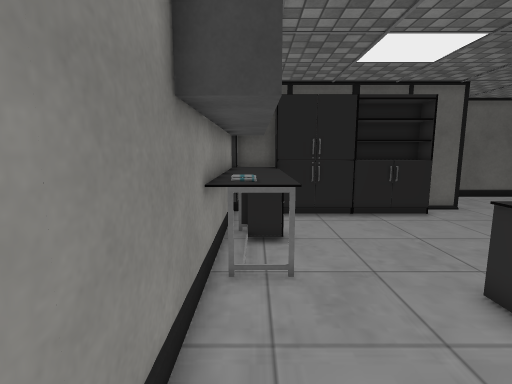
view 1 (above)

16 first-person views from a walk through a 3-D level made in the Unity game engine. The camera is 1.5 m above the floor, tilts 8° down and sees 85° across. The floor is counted in squares, 0.5 m on a side. Each view is taken from the middle of a square. On the plan, view 1 faces up. The plan holds only what a view shows up to about 20 squares ahead; the rest is blank. The place goes on beyond the plan. The player character is not drawn. Door leaves are left out, so doorways stand open. Some surface patterns are stand-ins.

view 2
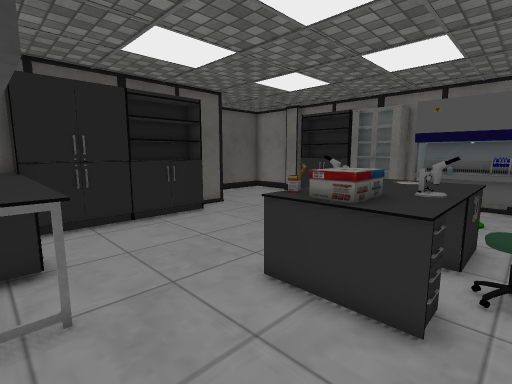

view 3
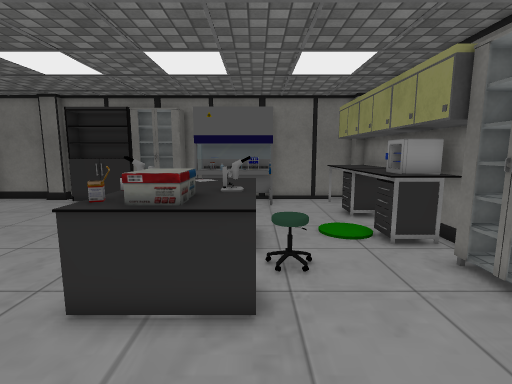

view 4
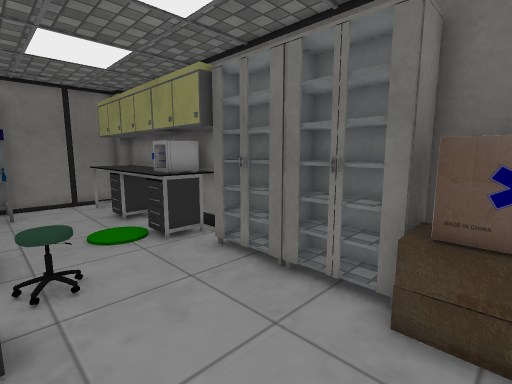

view 5
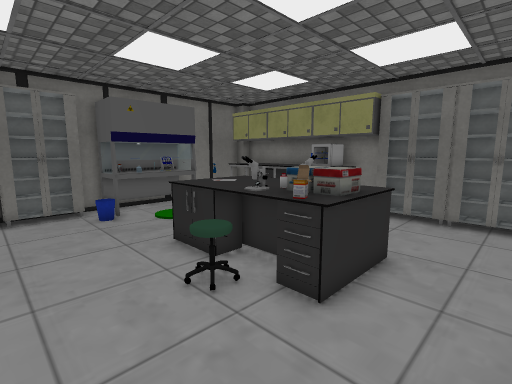

view 6
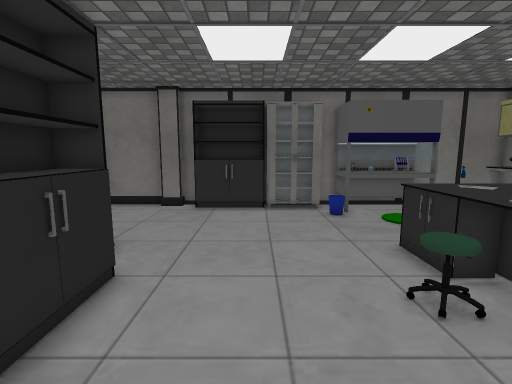

view 7
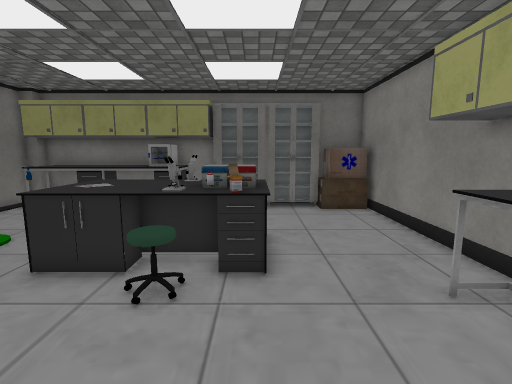

view 8
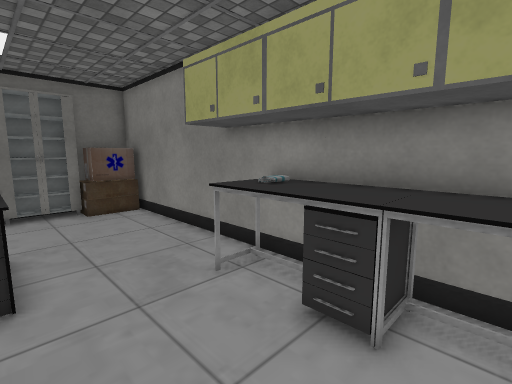

view 9
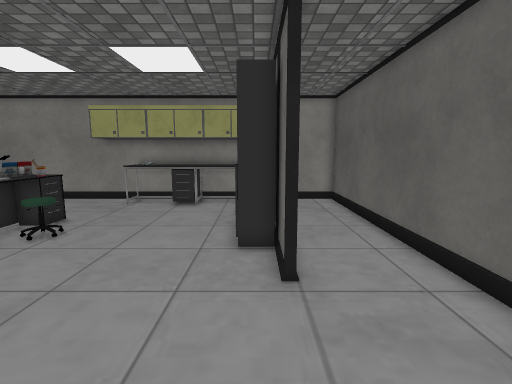

view 10
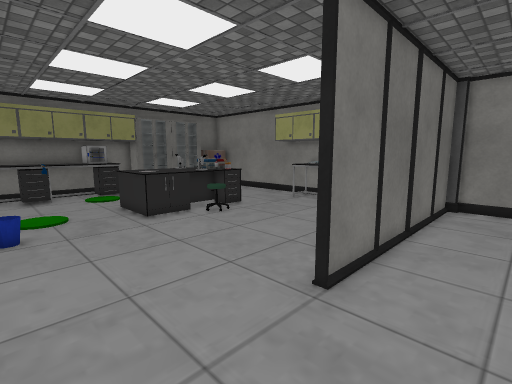

view 11
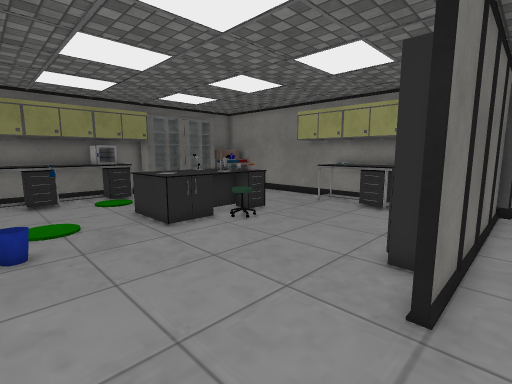

view 12
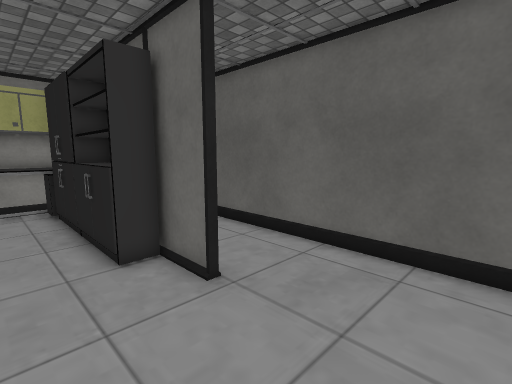

view 13
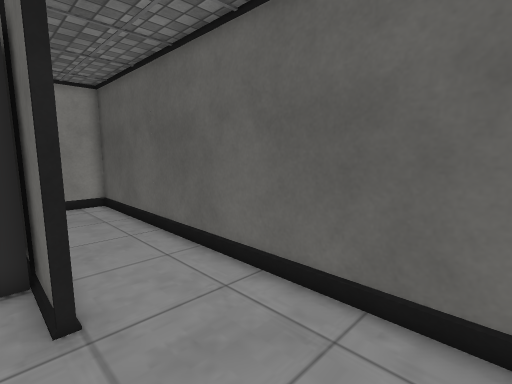

view 14
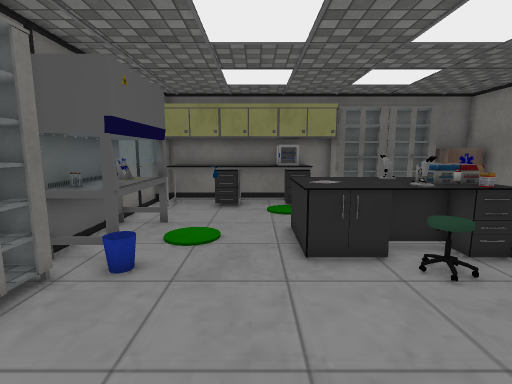

view 15
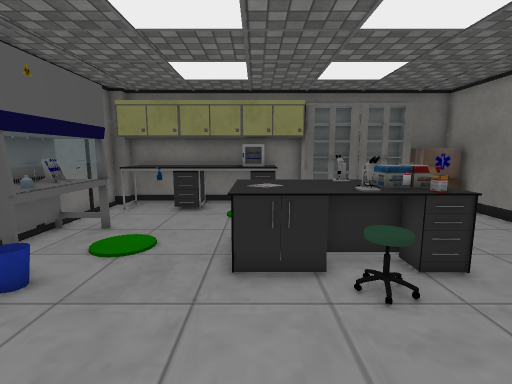

view 16
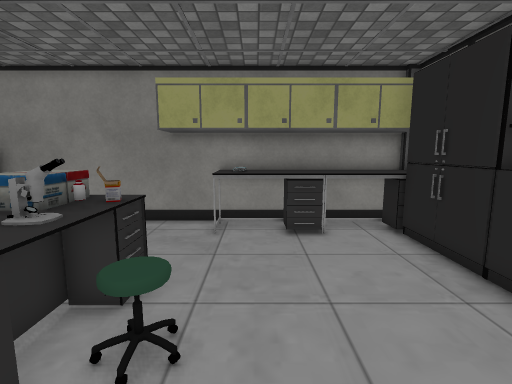

### Floor plan
Ten units are one square. View 1 is at (0, 0); x grows to the right and y downward. Boxes are objects, and circles mark ways between rooms. Rooms are numbered by the first view taken in them; rooms with no view inside come last. Other rooms are left out.
<svg viewBox="-20 -195 210 265">
<path fill="none" stroke="#000" d="M158 -10 158 -55 182 -55M95 35 95 30 106 30M75 47 86 47M109 -147 60 -147M-12 -66 -12 47 15 47M164 47 175 47M11 -147 -10 -147M182 -135 182 -142M182 43 182 -11M-10 -149 109 -149M176 -190 -12 -190 -12 -153M182 -155 182 -189M158 -12 178 -12 178 -55M182 -11 182 -45"/>
<rect x="-15" y="-105" width="30" height="50" fill="#bbb"><title>other object</title></rect>
<rect x="-15" y="-145" width="30" height="40" fill="#bbb"><title>other object</title></rect>
<rect x="-5" y="35" width="10" height="10" fill="#bbb"><title>other object</title></rect>
<rect x="-5" y="25" width="20" height="20" fill="#bbb"><title>other object</title></rect>
<rect x="5" y="-145" width="40" height="20" fill="#bbb"><title>other object</title></rect>
<rect x="15" y="25" width="30" height="30" fill="#bbb"><title>other object</title></rect>
<rect x="45" y="25" width="30" height="30" fill="#bbb"><title>other object</title></rect>
<rect x="45" y="-75" width="70" height="70" fill="#bbb"><title>other object</title></rect>
<rect x="45" y="-145" width="40" height="20" fill="#bbb"><title>other object</title></rect>
<rect x="85" y="15" width="50" height="40" fill="#bbb"><title>other object</title></rect>
<rect x="85" y="-45" width="20" height="20" fill="#bbb"><title>other object</title></rect>
<rect x="125" y="15" width="50" height="40" fill="#bbb"><title>other object</title></rect>
<rect x="135" y="-15" width="10" height="10" fill="#bbb"><title>other object</title></rect>
<rect x="165" y="-95" width="20" height="30" fill="#bbb"><title>other object</title></rect>
<rect x="165" y="-135" width="20" height="40" fill="#bbb"><title>other object</title></rect>
<rect x="175" y="55" width="10" height="10" fill="#bbb"><title>other object</title></rect>
<rect x="165" y="-25" width="10" height="10" fill="#bbb"><title>other object</title></rect>
<rect x="165" y="-45" width="10" height="10" fill="#bbb"><title>other object</title></rect>
<circle cx="140" cy="-150" r="3" fill="#2a7"/>
<text x="90" y="-50">1</text>
<text x="80" y="-170">2</text>
<text x="170" y="-30">3</text>
</svg>
Room 1 opens to room 2.

Where each view was taken, in squares from view 1:
view 1: 0 up, 0 right, facing up
view 2: 1 up, 0 right, facing up-right
view 3: 2 up, 0 right, facing right
view 4: 2 up, 0 right, facing down-right
view 5: 10 up, 2 right, facing down-right
view 6: 10 up, 2 right, facing right
view 7: 12 up, 5 right, facing down
view 8: 12 up, 5 right, facing down-left
view 9: 14 up, 17 right, facing left
view 10: 18 up, 16 right, facing down-left
view 11: 16 up, 16 right, facing down-left
view 12: 11 up, 16 right, facing up-left
view 13: 14 up, 16 right, facing up-left
view 14: 13 up, 12 right, facing down
view 15: 12 up, 10 right, facing down
view 16: 8 up, 11 right, facing left
